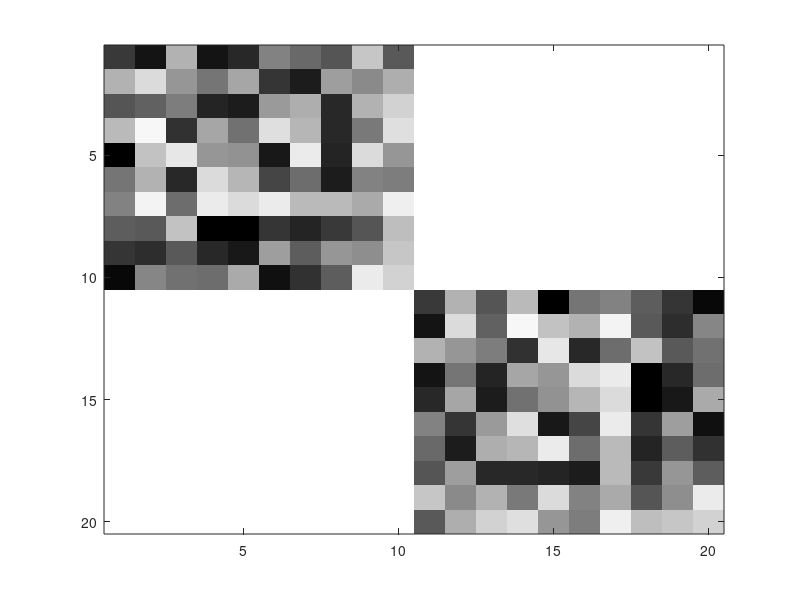

Here is the MATLAB script that generated this plot: (Note: this script raises an error after producing the figure.)
%% 参数设置
%x = zeros(nely, nelx);
x1 =  rand(10, 10);
x2 = zeros(10, 10);
x = [x1,x2; x2,x1'];
figure('Position', [100 100 400 400]);
colormap(gray);
imagesc(1 - x);
clim([0 1]);
axis equal tight;
axis off;
title('Material Distribution');
drawnow;

Lx = 2;
Ly = 2;
nelx = 20;
nely = 20;
h = Lx/nelx;

rho1 = 1;
rho2 = 2;
E1 = 4;
E2 = 20;
nu = 0.34;
mu1 = E1/(2*(1+nu));
mu2 = E2/(2*(1+nu));

%% 有限元

rho = rho1*(1-x)+rho2*x;
mu = mu1*(1-x)+mu2*x;

nodenrsa = reshape(1:(1+nelx)*(1+nely),1+nely,1+nelx);
edofVeca = reshape(nodenrsa(1:end-1,1:end-1)+nely+1,nelx*nely,1);
edofMata = repmat(edofVeca,1,4)+repmat([0 -nely-1 -nely 1],nelx*nely,1);

Kae = [4 -1 -2 -1; -1 4 -1 -2; -2 -1 4 -1; -1 -2 -1 4]/6;
Mae = h^2*[4 2 1 2; 2 4 2 1; 1 2 4 2; 2 1 2 4]/36;

iIndexaa = reshape(kron(edofMata,ones(4,1))',16*nelx*nely,1);
jIndexaa = reshape(kron(edofMata,ones(1,4))',16*nelx*nely,1);

sKa = reshape(Kae(:)*(mu(:))',16*nelx*nely,1);
sMa = reshape(Mae(:)*(rho(:))',16*nelx*nely,1);

Ka = sparse(iIndexaa,jIndexaa,sKa); Ka = (Ka+Ka')/2;
Ma = sparse(iIndexaa,jIndexaa,sMa); Ma = (Ma+Ma')/2;

%% 能带结构计算 (新增部分)
[mu_x_all, mu_y_all, path_distance] = generate_band_path_square();

% 特征值存储
num_modes = 5;
eigenvalues = zeros(length(mu_x_all), num_modes);

row = [1,((nely+1)+1):(nely+1):((nelx-1)*(nely+1)+1),nelx*(nely+1)+1,(nelx*(nely+1)+2):((nelx+1)*(nely+1))];
col = [nely+1,(2*(nely+1):(nely+1):(nelx*(nely+1))),nely+1,2:nely,nely+1];
fixdofs = setdiff(1:(nely+1)*(nelx+1),row);
fixT = sparse(fixdofs,fixdofs,ones(size(fixdofs)),(nely+1)*(nelx+1),(nely+1)*(nelx+1));

% 主计算循环
parfor i = 1:length(mu_x_all)
    nu_x = mu_x_all(i);
    nu_y = mu_y_all(i);
    val = [repmat(exp(-1i*nu_y),1,nelx),exp(-1i*nu_x)*exp(-1i*nu_y),repmat(exp(-1i*nu_x),1,nely)];
    T=sparse(row,col,val,(nely+1)*(nelx+1),(nely+1)*(nelx+1))+fixT;
    T = T(:, ~ismember(1:size(T, 2), row));
    K_red = T' * Ka * T;
    M_red = T' * Ma * T;
    [~, D] = eigs(K_red, M_red, num_modes, 'sm');
    eigenvalues(i,:) = sort(real(diag(D)));
end

p = 48;                                 % 示例 p 值，根据实际需求调整
f = sum(eigenvalues(:, 1).^p).^(1/p);   % 手动计算 p-范数
disp(max(eigenvalues(:, 1)));
disp(f);

% mu_x = pi*0.9;
% mu_y = pi*0.8;
% val = [repmat(exp(-1i*mu_y),1,nelx),exp(-1i*mu_x)*exp(-1i*mu_y),repmat(exp(-1i*mu_x),1,nely)];
% T=sparse(row,col,val,(nely+1)*(nelx+1),(nely+1)*(nelx+1))+fixT;
% T = T(:, ~ismember(1:size(T, 2), row));
% K_red = T' * Ka * T;
% M_red = T' * Ma * T;
% [V, D] = eigs(K_red, M_red, 5, 'sm');  % 求最小特征值及对应特征向量
% disp(D);

%% 能带结构可视化（原plot_band_structure功能）
figure('Position', [100 100 800 600]);
colors = lines(size(eigenvalues,2));

hold on
for m = 1:size(eigenvalues,2)
    plot(path_distance, eigenvalues(:,m),...
        'Color', colors(m,:), 'LineWidth', 1.5)
end

% 原标注 (需修改为)
xticks([0, 0.25, 0.5, 0.75 1]) 
xticklabels({'Γ','X','M','','Γ'})
xlim([0 1])

ylabel('Frequency (Hz)')
title('Brillouin Zone Band Structure')
grid on
set(gca, 'FontSize', 12, 'FontWeight', 'bold')